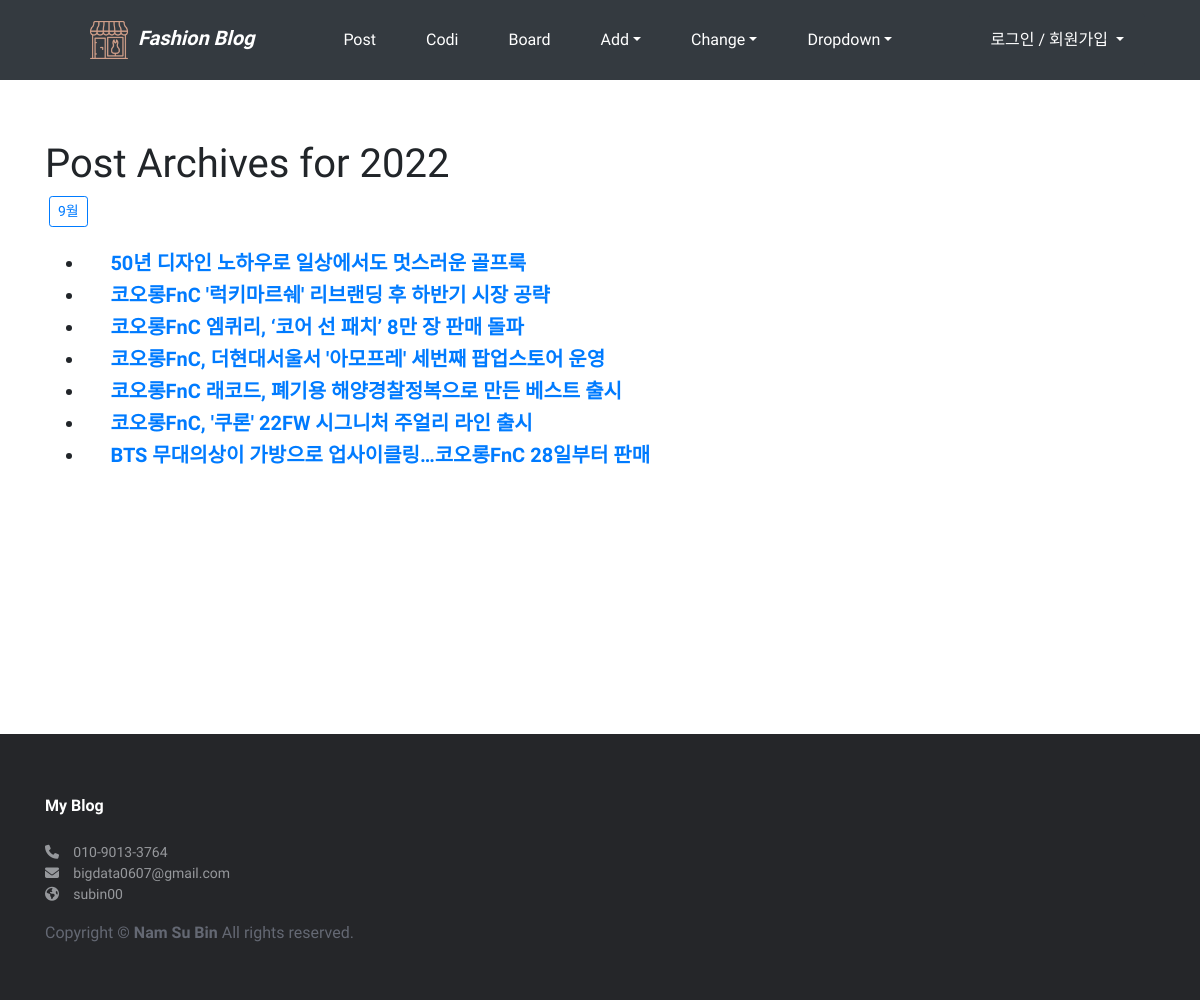
Screenshot of /blog/archive/2022/ with the database file from the repository.
### blog/models.py (models this page shows, shortened)
class Post(models.Model):
    title = models.CharField('TITLE', max_length=50)
    slug = models.SlugField('SLUG', unique=True, allow_unicode=True, help_text='one word for title alias')
    description = models.CharField('DESCRIPTION', max_length=100, blank=True, help_text='simple description text')
    content = models.TextField('CONTENT')
    create_dt = models.DateTimeField('CREATE DATE', auto_now_add=True)
    modify_dt = models.DateTimeField('MODIFY DATE', auto_now=True)
    create_dt = models.DateTimeField('CREATE DATE', auto_now_add=True)
    modify_dt = models.DateTimeField('MODIFY DATE', auto_now=True)
    tags = TaggableManager(blank=True)
    owner = models.ForeignKey(User, on_delete=models.CASCADE, verbose_name='OWNER', blank=True, null=True)
    class Meta:
        verbose_name='post'
        verbose_name_plural='posts'
        db_table='blog_posts'
        ordering=('-modify_dt',)
    def get_absolute_url(self):
        return reverse('blog:post_detail', args=(self.slug,))

### blog/views.py (the view)
# urls.py: path('archive/<int:year>/', views.PostYAV.as_view(), name='post_year_archive'),
class PostYAV(YearArchiveView):
    model = Post
    date_field = 'modify_dt'
    make_object_list = True

### blog/templates/blog/post_archive_year.html (shortened to what this page needs)
{% extends 'base.html' %}
{% load static %}
{% block content %}
<h1>Post Archives for {{ year|date:"Y"}}</h1>
{% for date in date_list %}
<a href="{% url 'blog:post_month_archive' year|date:'Y' date|date:'m' %}" class="btn btn-outline-primary btn-sm mx-1">
    {{ date|date:"b" }}
</a>
{% endfor %}
<br><br>
<div>
    <ul>
        {% for post in object_list %}
        <li class="h5">{{ post.modify_date|date:"Y-m-d"}}&emsp;
            <a href="{{ post.get_absolute_url }}"><strong> {{ post.title }}</strong></a>
        </li>
        {% endfor%}
    </ul>
</div>
{% endblock %}

### templates/base.html (style rules this page uses)
* { font-family: 'Heebo', sans-serif; }
html, body { margin: 0; padding: 0; height: 100%; }

### rows the page displays
Post: title "50년 디자인 노하우로 일상에서도 멋스러운 골프룩"
Post: title "코오롱FnC '럭키마르쉐' 리브랜딩 후 하반기 시장 공략"
Post: title "코오롱FnC 엠퀴리, ‘코어 선 패치’ 8만 장 판매 돌파"
Post: title "코오롱FnC, 더현대서울서 '아모프레' 세번째 팝업스토어 운영"
Post: title "코오롱FnC 래코드, 폐기용 해양경찰정복으로 만든 베스트 출시"
Post: title "코오롱FnC, '쿠론' 22FW 시그니처 주얼리 라인 출시"
Post: title "BTS 무대의상이 가방으로 업사이클링…코오롱FnC 28일부터 판매"

### other values shown
{{ year|date:"Y" }} "2022"
{{ date|date:"b" }} "9월"
